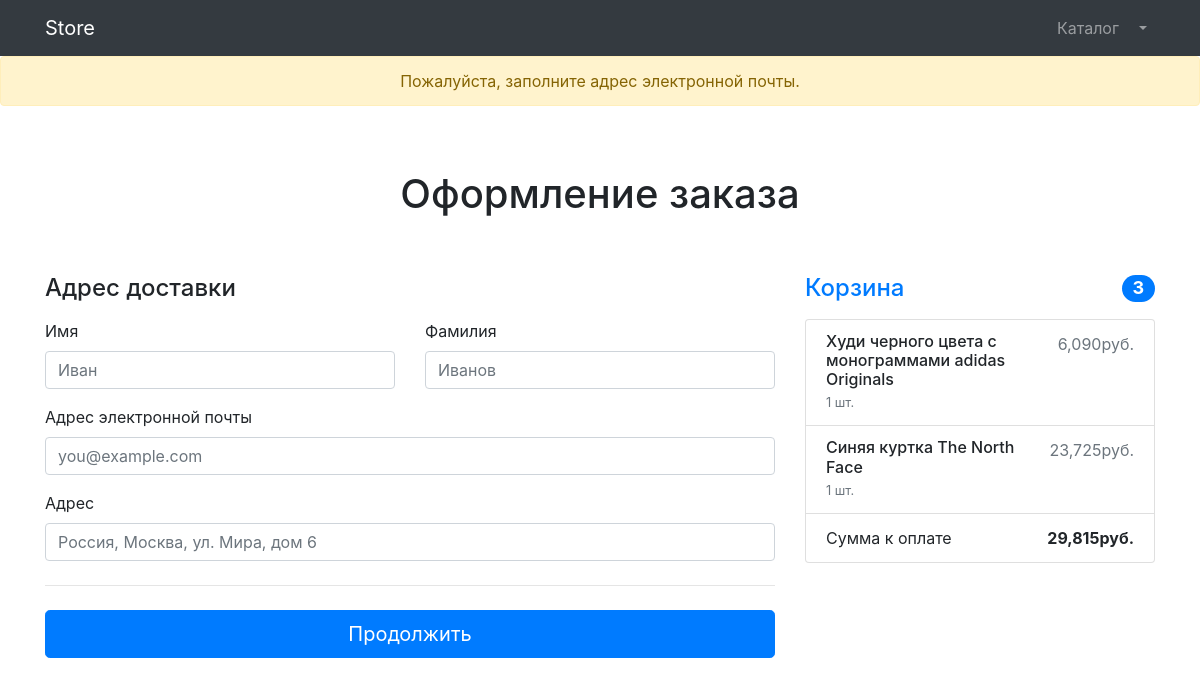
The app's page /orders/create/ (signed in) with its own data.
### products/models.py (models this page shows, shortened)
class Basket(models.Model):
    user = models.ForeignKey(to=User, on_delete=models.CASCADE, related_name='user')
    product = models.ForeignKey(to=Product, on_delete=models.CASCADE, related_name='product')
    quantity = models.PositiveIntegerField(default=0)
    created_timestamp = models.DateTimeField(auto_now_add=True)
    objects = BasketQuerySet.as_manager()
    def sum(self):
        return self.product.price * self.quantity

class Product(models.Model):
    title = models.CharField(max_length=128)
    description = models.TextField()
    price = models.PositiveIntegerField(default=0)
    image = models.ImageField(upload_to='products_images')
    category = models.ForeignKey(to=ProductCategory, on_delete=models.CASCADE, null=True, blank=True,
                                 related_name='products')
    quantity = models.PositiveIntegerField(default=1)

### orders/views.py (the view, shortened to what this page needs)
# urls.py: path('create/', OrderCreateView.as_view(), name='order_create'),
class OrderCreateView(TitleMixin, CreateView):
    template_name = 'orders/order_create.html'
    title = 'Оформление заказа'
    form_class = OrderForm
    success_url = reverse_lazy('orders:order_create')

### orders/forms.py
class OrderForm(forms.ModelForm):
    first_name = forms.CharField(widget=forms.TextInput(attrs={'class': 'form-control',
                                                            'placeholder': 'Иван'}))
    last_name = forms.CharField(widget=forms.TextInput(attrs={'class': 'form-control',
                                                            'placeholder': 'Иванов'}))
    email = forms.EmailField(widget=forms.EmailInput(attrs={'class': 'form-control',
                                                            'placeholder': 'you@example.com'}))
    address = forms.CharField(widget=forms.TextInput(attrs={'class': 'form-control',
                                                            'placeholder': 'Россия, Москва, ул. Мира, дом 6'}))
    class Meta:
        model = Order
        fields = ('first_name', 'last_name', 'email', 'address',)

### common/views.py (called while the page is built)
    def get_context_data(self, **kwargs):
        context = super(TitleMixin, self).get_context_data()
        context['title'] = self.title
        return context

### products/context_processors.py (called while the page is built)
def baskets(request):
    user = request.user if request.user.is_authenticated else None
    if user is None:
        return {'baskets': []}
    return {'baskets': Basket.objects.filter(user=user)}

### products/models.py (called while the page is built)
    def total_sum(self):
        return sum(basket.sum() for basket in self)

### orders/templates/orders/order_create.html (shortened to what this page needs)
{% extends 'products/base.html' %}
{% load humanize %}
{% load static %}
{% block css %} <link rel="stylesheet" href="{% static '/vendor/css/orders.css' %}"> {% endblock css %}
{% block content %}
<section>
    <div class="alert alert-warning text-center" role="alert">
        Пожалуйста, заполните адрес электронной почты.
    </div>
    <div class="container">
        <div class="py-5 text-center">
            <h1>Оформление заказа</h1>
        </div>
        <div class="row g-5">
            <div class="col-md-5 col-lg-4 order-md-last">
                <h4 class="d-flex justify-content-between align-items-center mb-3">
                    <span class="text-primary">Корзина</span>
                    <span class="badge badge-primary badge-pill text-white">3</span>
                </h4>
                <ul class="list-group mb-3">
                    {% for basket in baskets %}
                    <li class="list-group-item d-flex justify-content-between lh-sm">
                        <div>
                            <h6 class="my-0">{{ basket.product.title }}</h6>
                            <small class="text-muted">{{ basket.quantity }} шт.</small>
                        </div>
                        <span class="text-muted">{{ basket.sum| intcomma }}руб.</span>
                    </li>
                    {% endfor %}
                    <li class="list-group-item d-flex justify-content-between">
                        <span>Сумма к оплате</span>
                        <strong>{{ baskets.total_sum|intcomma }}руб.</strong>
                    </li>
                </ul>
            </div>
            <div class="col-md-7 col-lg-8">
                <h4 class="mb-3">Адрес доставки</h4>
                <form action="{% url 'orders:order_create' %}" method="post">
                    <div class="row g-3">
                        <div class="col-sm-6">
                            <label for="{{ form.first_name.id_for_label }}" class="form-label">Имя</label>
                            {{ form.first_name }}
                        </div>
                        <div class="col-sm-6">
                            <label for="{{ form.last_name.id_for_label }}" class="form-label">Фамилия</label>
                            {{ form.last_name }}
                        </div>
                        <div class="col-12 mt-3">
                            <label for="{{ form.email.id_for_label }}" class="form-label">Адрес электронной почты</label>
                            {{ form.email }}
                        </div>
                        <div class="col-12 mt-3">
                            <label for="{{ form.address.id_for_label }}" class="form-label">Адрес</label>
                            {{ form.address }}
                        </div>
                    </div>
                    <hr class="my-4">
                    <button class="w-100 btn btn-primary btn-lg" type="submit">Продолжить</button>
                </form>
            </div>
        </div>
    </div>
</section>
{% endblock content %}

### records on screen
Basket: product "Худи черного цвета с монограммами adidas Originals", quantity "1", sum "6,090", total_sum "29,815"
Basket: product "Синяя куртка The North Face", quantity "1", sum "23,725"
